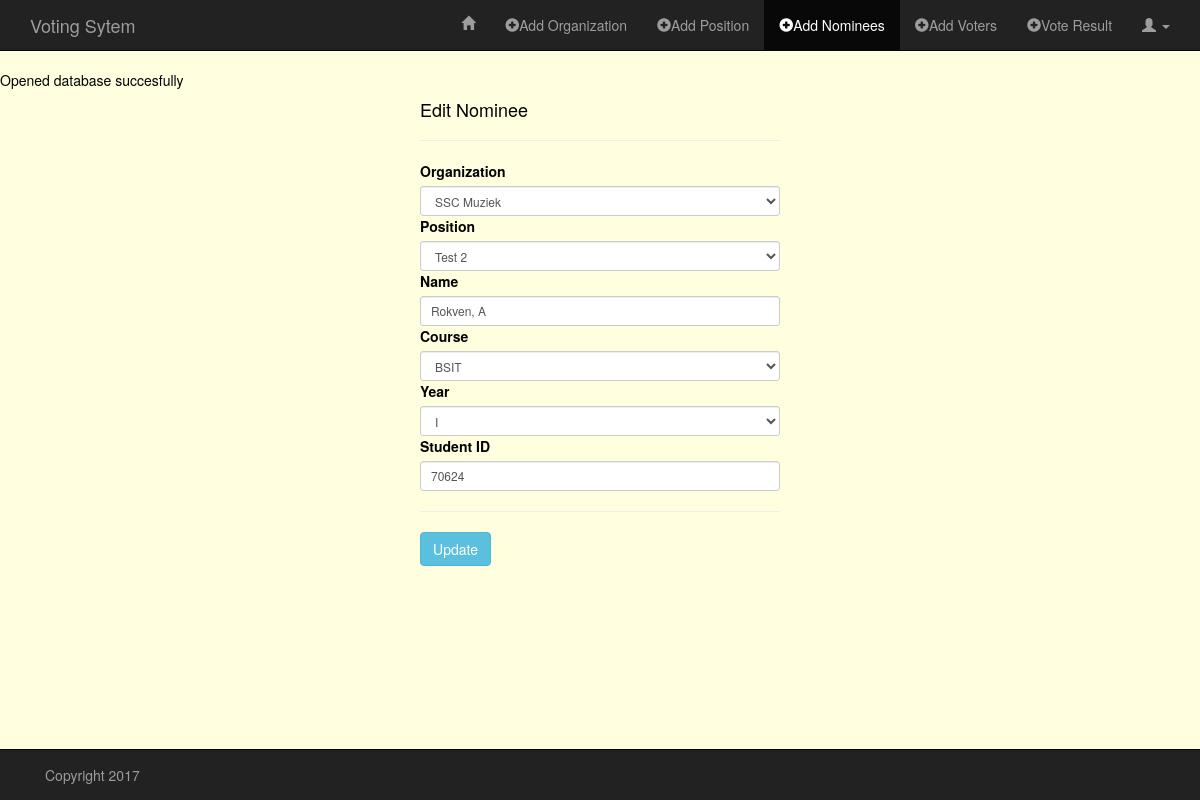
The app's page /admin/edit_nominee.php?id=8 (signed in) with its own data.
### tables this page shows
CREATE TABLE "nominees" (
	`id`	INTEGER PRIMARY KEY AUTOINCREMENT,
	`org`	TEXT,
	`pos`	TEXT,
	`name`	TEXT,
	`course`	TEXT,
	`year`	TEXT,
	`stud_id`	TEXT
);

### admin/classes/Nominees.php (called while the page is built, shortened)
<?php
class Nominees
{
    public function EDIT_NOMINEE($nom_id) {
        global $db;
        $sql = "SELECT *
                FROM nominees
                WHERE id = '$nom_id'
                LIMIT 1";
        if(!$stmt = $db->prepare($sql)) {
            echo $stmt->error;
        } else {
            $result = $db->query($sql);
        }
        $result->reset();
        return $result;
    }
}

### admin/classes/Organization.php (called while the page is built, shortened)
<?php
class Organization
{
    public function READ_ORG() {
        global $db;
        $sql = "SELECT * FROM organization";
        if(!$stmt = $db->prepare($sql)) {
            echo $stmt->error;
        } else {
            $stmt->execute();
            $result = $db->query($sql);
        }
        return $result;
    }
}

### admin/edit_nominee.php (the view, shortened to what this page needs)
<?php
require("../config/db.php");
require("classes/Organization.php");
require("classes/Nominees.php");
?>
<!DOCTYPE HTML>
<html lang="en-US">
<head>
    <link rel="stylesheet" href="../assets/css/bootstrap.min.css">
    <link rel="stylesheet" href="../assets/css/style_admin.css">
</head>
<body>
<nav class="navbar navbar-inverse navbar-fixed-top" role="navigation">
    <div class="container">
        <div class="navbar-header">
            <a class="navbar-brand" href="index.php">Voting Sytem</a>
        </div>
        <div class="collapse navbar-collapse" id="bs-example-navbar-collapse-1">
            <ul class="nav navbar-nav navbar-right">
                <li><a href="admin_page.php"><span class="glyphicon glyphicon-home"></span></a></li>
                <li><a href="add_org.php"><span class="glyphicon glyphicon-plus-sign"></span>Add Organization</a></li>
                <li><a href="add_pos.php"><span class="glyphicon glyphicon-plus-sign"></span>Add Position</a></li>
                <li class="active"><a href="add_nominees.php"><span class="glyphicon glyphicon-plus-sign"></span>Add Nominees</a></li>
                <li><a href="add_voters.php"><span class="glyphicon glyphicon-plus-sign"></span>Add Voters</a></li>
                <li><a href="vote_result.php"><span class="glyphicon glyphicon-plus-sign"></span>Vote Result</a></li>
                <li class="dropdown">
                    <a href="#" class="dropdown-toggle" data-toggle="dropdown" role="button" aria-haspopup="true" aria-expanded="false"><span class="glyphicon glyphicon-user"></span> <span class="caret"></span></a>
                </li>
            </ul>
        </div>
    </div>
</nav>
<div class="container">
    <div class="row">
        <div class="col-md-4 col-md-offset-4">
            <h4>Edit Nominee</h4><hr>
            <?php
            if(isset($_GET['id'])) {
                $nom_id = trim($_GET['id']);
                $editNominee = new Nominees();
                $rtnEditNominee = $editNominee->EDIT_NOMINEE($nom_id);
            }
            ?>
            <?php if($rtnEditNominee) { ?>
                <?php while($rowNominee = $rtnEditNominee->fetchArray()) { ?>
                <form method="POST" action="<?php $_SERVER['PHP_SELF']; ?>" role="form">
                    <?php
                    $readOrg = new Organization();
                    $rtnReadOrg = $readOrg->READ_ORG();
                    ?>
                    <div class="form-group-sm">
                        <label for="organization">Organization</label>
                        <?php if($rtnReadOrg) { ?>
                            <select required name="organization" class="form-control" id="org-list" onchange="getPos(this.value);">
                                <option value="<?php echo $rowNominee['org']; ?>"><?php echo $rowNominee['org']; ?></option>
                            </select>
                        <?php }  ?>
                    </div>
                    <div class="form-group-sm">
                        <label for="position">Position</label>
                        <select required name="position" class="form-control" id="pos-list">
                            <option value="<?php echo $rowNominee['pos']; ?>"><?php echo $rowNominee['pos']; ?></option>
                        </select>
                    </div>
                    <div class="form-group-sm">
                        <label for="name">Name</label>
                        <input required type="text" name="name" class="form-control" value="<?php echo $rowNominee['name']; ?>">
                    </div>
                    <div class="form-group-sm">
                        <label for="course">Course</label>
                        <select required name="course" class="form-control">
                            <option value="<?php echo $rowNominee['course']; ?>"><?php echo $rowNominee['course']; ?></option>
                        </select>
                    </div>
                    <div class="form-group-sm">
                        <label for="year">Year</label>
                        <select required name="year" class="form-control">
                            <option value="<?php echo $rowNominee['year']; ?>"><?php echo $rowNominee['year']; ?></option>
                        </select>
                    </div>
                    <div class="form-group-sm">
                        <label for="stud_id">Student ID</label>
                        <input required type="text" name="stud_id" class="form-control" value="<?php echo $rowNominee['stud_id']; ?>">
                    </div>
                    <hr/>
                    <div class="form-group-sm">
                        <input type="submit" name="update" value="Update" class="btn btn-info">
                    </div>
                </form>
                <?php }  ?>
            <?php }  ?>
        </div>
    </div>
</div>
<nav class="navbar navbar-inverse navbar-fixed-bottom" role="navigation">
    <div class="container">
        <div class="navbar-text pull-left">
            Copyright 2017
        </div>
    </div>
</nav>
</body>
</html>

### assets/css/style_admin.css (style rules this page uses)
body { color: black; margin-top: 70px; margin-bottom: 70px; background-color: lightyellow; }

### records on screen
nominees: organization "SSC Muziek", position "Test 2", name "Rokven, A", course "BSIT", year "I", stud_id "70624"
